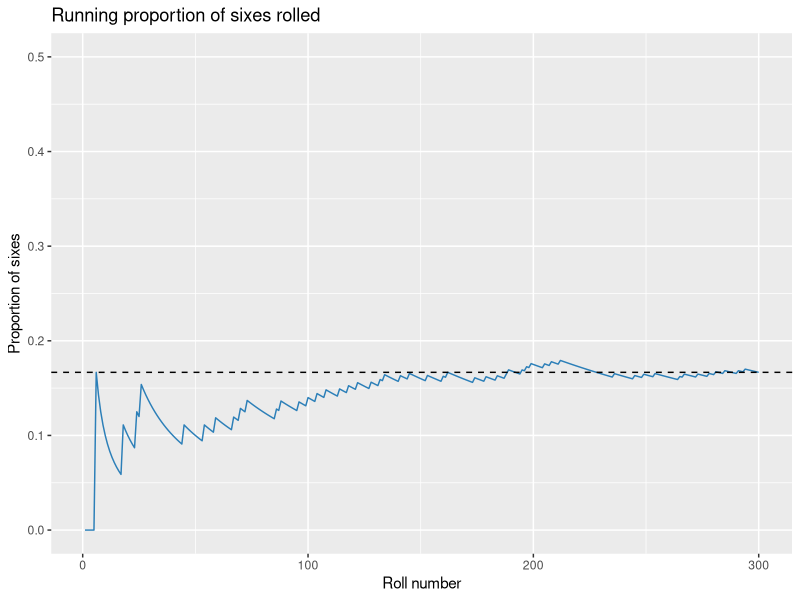

Write the R code that produced this figure.
## ---- chunk 1
#| echo: true
library(tidyverse)

set.seed(2025)
rolls <- sample(1:6, size = 300, replace = TRUE)
running_prop_six <- cumsum(rolls == 6) / seq_along(rolls)

ggplot(tibble(roll = seq_along(rolls), prop = running_prop_six), aes(x = roll, y = prop)) +
  geom_line(color = "#2c7fb8") +
  geom_hline(yintercept = 1/6, linetype = 2) +
  labs(title = "Running proportion of sixes rolled", x = "Roll number", y = "Proportion of sixes") +
  ylim(0, 0.5)
